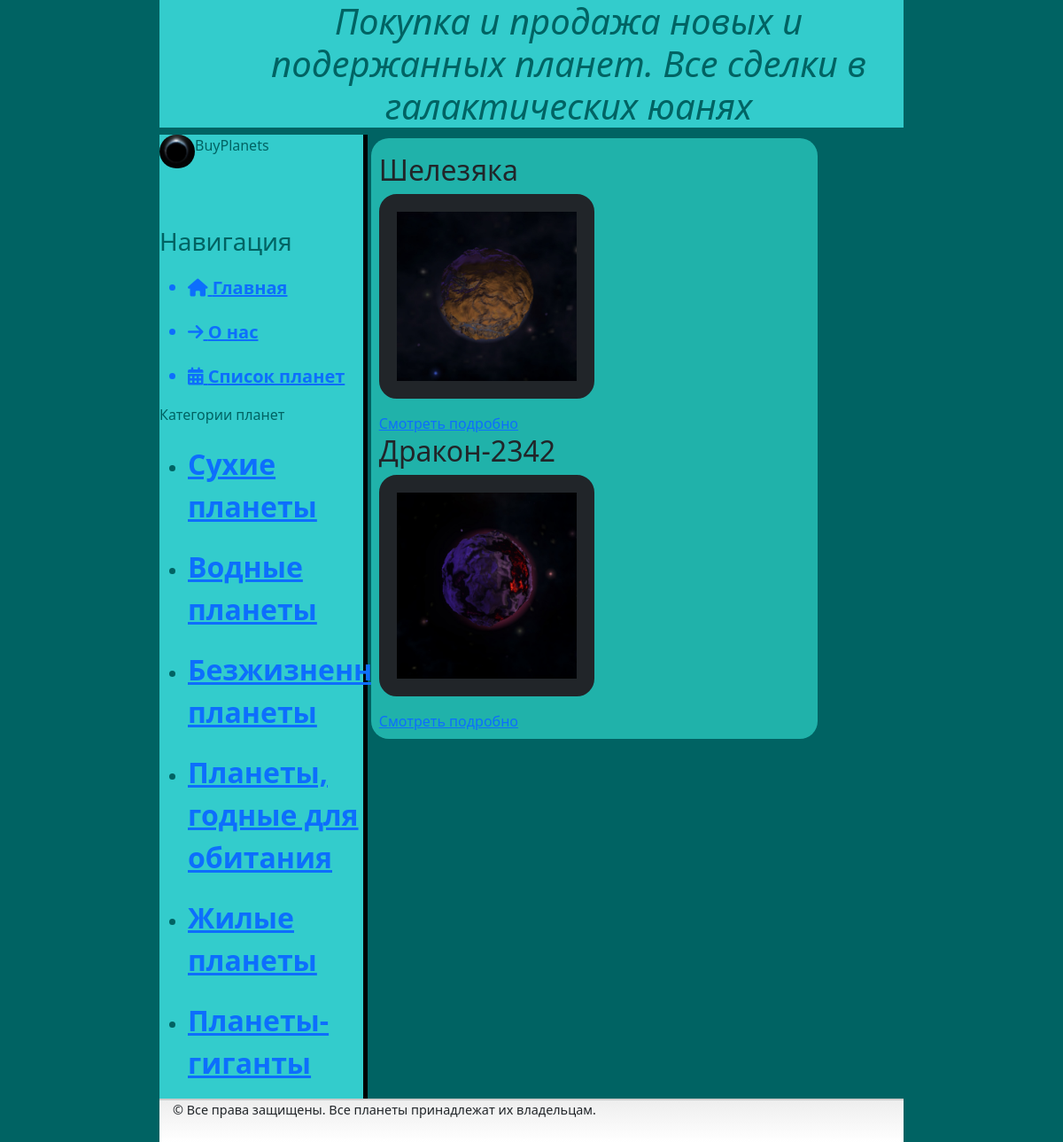
Page /cat/3/ on the committed database.
### buy_planet/models.py (models this page shows, shortened)
class Category(models.Model):
    cat = models.CharField(max_length=255, db_index=True)
    def get_absolute_url(self):
        return reverse('categs', kwargs={'cat_id': self.pk})
    class Meta:
        verbose_name = 'Категория'
        verbose_name_plural = 'Категории'

class Planet(models.Model):
    name = models.CharField('Название',max_length=15)
    price = models.IntegerField('Цена')
    cat = models.ForeignKey('Category', on_delete=models.PROTECT, null=True, verbose_name='Категория')
    description = models.TextField('Описание')
    photo = models.ImageField(blank=True, upload_to='photos', verbose_name='Фото')
    bought = models.TextField('Покупка', null=True)
    def get_absolute_url(self):
        return reverse('planet', kwargs={'planet_id': self.pk})
    class Meta:
        verbose_name = 'Планета'
        verbose_name_plural = 'Планеты'

### buy_planet/views.py (the view)
# urls.py: path('cat/<int:cat_id>/', show_by_category, name='categs')
def show_by_category(request, cat_id):
    catt = get_object_or_404(Category, pk=cat_id)
    arts = Planet.objects.filter(cat=catt)
    param_list = {
        'cats': Category.objects.all(),
        'catt': catt,
        'title': catt.cat,
        'cat_selected': catt.pk,
        'articles': arts
    }
    return render(request, 'buy_planet/by_cats.html', context=param_list)

### buy_planet/templates/buy_planet/by_cats.html (shortened to what this page needs)
{% extends 'buy_planet/common_template.html' %}
{% block content %}
    {% for object in articles %}
        <h2>{{ object.name }}</h2>
        <p><img src="{{ object.photo.url }}" width=50% height="auto" border="20px" style="border-radius:20px;"> </p>
        <a href="{{ object.get_absolute_url }}">Смотреть подробно</a>
    {% endfor %}
{% endblock %}

### buy_planet/templates/buy_planet/common_template.html (shortened to what this page needs)
{% load static %}
<!DOCTYPE html>
<html lang="ru">
<head>
    <link rel="stylesheet" href="https://cdn.jsdelivr.net/npm/bootstrap@5.2.3/dist/css/bootstrap.min.css">
    <link rel="stylesheet" href="{% static 'buy_planet/css/buy_planet.css' %}">
    <link rel="stylesheet" href="https://use.fontawesom.com/realeses/v6.3.0/css/css.all">
</head>
<body style="width: 70%; margin-left: 15%;">
    <div class="top-side">
        <h1>Покупка и продажа новых и подержанных планет. Все сделки в галактических юанях</h1>
    </div>
    <aside style="height: 100%;">
        <a href="{% url 'home' %}"><img src="{% static 'buy_planet/img/sym_planet.jpg' %}" alt='logo'></a>
        <span class="logo">BuyPlanets</span>
        <h3>Навигация</h3>
        <ul>
            <a href="{% url 'home' %}"><li><i class="fa-solid fa-house"></i> Главная</li></a>
            <a href="{% url 'about' %}"><li><i class="fa-solid fa-arrow-right"></i> О нас</li></a>
            <a href="{% url 'planets' %}"><li><i class="fa-solid fa-calendar-days"></i> Список планет</li></a>
        </ul>
        <p>Категории планет</p>
        <ul>
            {% for c in cats %}
                <li><font size="6px"><a href="{{ c.get_absolute_url }}"> {{ c.cat }}</a></font></li>
            {% endfor %}
        </ul>
    </aside>
    <div style="float: left; width: 60%; background-color: #20B2AA; margin: 0.5%; border-radius: 20px; padding: 1%">
        {% block content %}
        {% endblock %}
    </div>
<footer>
    <p>
        &copy Все права защищены. Все планеты принадлежат их владельцам.
    </p>
</footer>
</body>
</html>

### buy_planet/static/buy_planet/css/buy_planet.css (style rules this page uses)
body { background: #006363 ; }
aside { float: left; background: #33CCCC; width: 28%; height: 100%; color: #006363; border-right: 5px solid black; }
aside img { width: 40px; float: left; border-radius: 20px; }
aside h3 { margin-top: 50px; padding-top: 30px; }
aside li { font-size: 15pt; font-weight: bold; margin-top: 20px; transition: all .6s ease; }
body .top-side { padding-left: 10%; color: #006363; background: #33CCCC; font-size: 25px; font-weight: bold; font-style: italic; text-align: center; }
body footer { bottom: 0; padding: 0 15px 10px; border-top: 2px solid #ccc; font-size: 0.9em; clear: both; background: linear-gradient(to bottom,#eee 0%,#fff 100%); }

### rows in the picture
Category: cat "Сухие планеты"
Category: cat "Водные планеты"
Category: cat "Безжизненные планеты"
Category: cat "Планеты, годные для обитания"
Category: cat "Жилые планеты"
Category: cat "Планеты-гиганты"
Planet: name "Шелезяка", photo (picture)
Planet: name "Дракон-2342", photo (picture)
